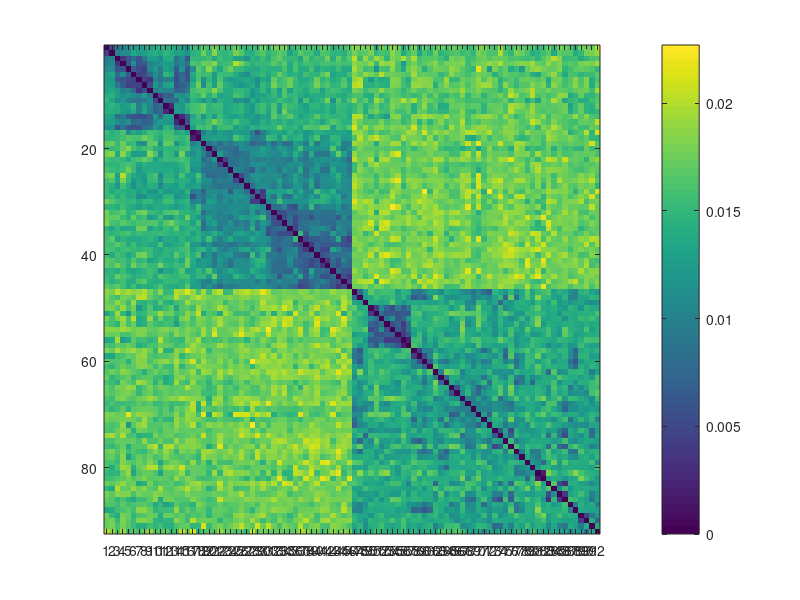

The MATLAB source for this figure: (Note: this script raises an error after producing the figure.)
clear all;close all;clc;

estimated_rdm = load ('estimate_RDM_behav_action.mat');  
comparisons = estimated_rdm.estimate_RDM_a;
save behav_RDMs_euclidean_vector_action comparisons

nStimuli=92;
nComparisons = ((nStimuli^2)-nStimuli)/2; % counts only one way and not the same imgs

rdm = NaN(92,92);

countComparison=0;
for img_1 = 1:nStimuli-1
	for img_2 = img_1+1:nStimuli
        countComparison=countComparison+1;
        
        rdm(img_1,img_2) = comparisons(countComparison);
        rdm(img_2,img_1) = comparisons(countComparison);
            
    end   
end
for imag = 1:92
    rdm(imag,imag)=0;
end

load('stimuli_names_92.mat');
max_val=0.0227;

figure('units','normalized','outerposition',[0 0 1 1]); image(rdm,'CDataMapping','scaled');C = colorbar;caxis([0 max_val]);       
set(gca,'XTick',1:1:92); set(gca,'xticklabel',table2array(stimuli_names_92(1:92,1)),'fontsize', 6);xtickangle(90);
set(gca,'YTick',1:1:92); set(gca,'yticklabel',table2array(stimuli_names_92(1:92,1)),'fontsize', 6);ytickangle(0);
set(gca, 'TickLength',[0 0]);
axis equal; axis image; 
title(['Action RDM: behaviour data'],'fontsize',11);
saveas(gcf,'behav_RDM_action.png');
save('behav_RDM_action','rdm');

%% create a small rdm for animals and for tools
half_stimuli = length(rdm)/2;
rdm_action_animals = rdm(1:half_stimuli,1:half_stimuli);
rdm_action_tools = rdm(half_stimuli+1:end,half_stimuli+1:end);

figure('units','normalized','outerposition',[0 0 1 1]); image(rdm_action_animals,'CDataMapping','scaled');C = colorbar;caxis([0 max_val]);       
set(gca,'XTick',1:1:46); set(gca,'xticklabel',table2array(stimuli_names_92(1:46,1)),'fontsize', 6);xtickangle(90);
set(gca,'YTick',1:1:46); set(gca,'yticklabel',table2array(stimuli_names_92(1:46,1)),'fontsize', 6);ytickangle(0);
set(gca, 'TickLength',[0 0]);
axis equal; axis image; 
title(['Action RDM: behaviour (animals)'],'fontsize',11);
saveas(gcf,'behav_action_animals.png');
save('behav_RDM_action_animals','rdm_action_animals');
        
figure('units','normalized','outerposition',[0 0 1 1]); image(rdm_action_tools,'CDataMapping','scaled');C = colorbar;caxis([0 max_val]);       
set(gca,'XTick',1:1:46); set(gca,'xticklabel',table2array(stimuli_names_92(47:92,1)),'fontsize', 6);xtickangle(90);
set(gca,'YTick',1:1:46); set(gca,'yticklabel',table2array(stimuli_names_92(47:92,1)),'fontsize', 6);ytickangle(0);
set(gca, 'TickLength',[0 0]);
axis equal; axis image; 
title(['Action RDM: behaviour (tools)'],'fontsize',11);
saveas(gcf,'behav_action_tools.png');
save('behav_RDM_action_tools','rdm_action_tools');

